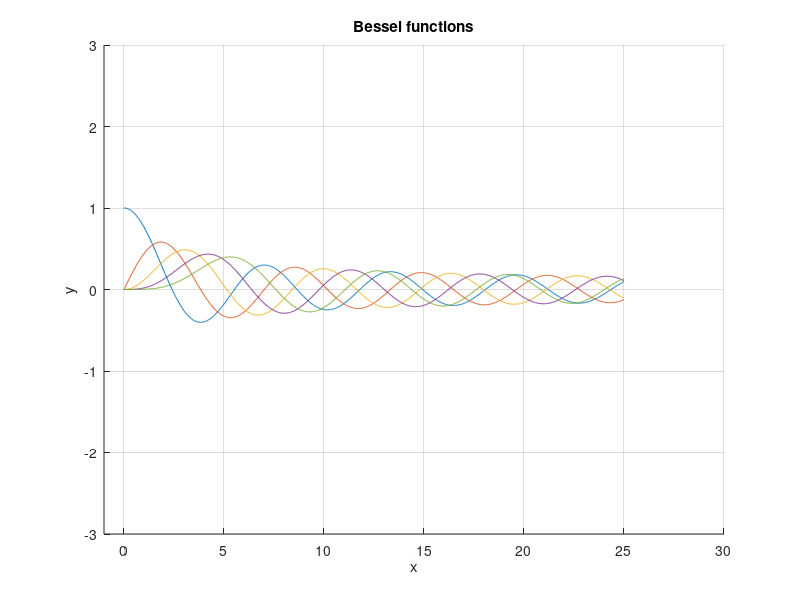

Source code (MATLAB):
clear all; close all; clc;

J = @(n, x) integral(@(theta) (1/pi).*cos(x.*sin(theta) - n.*theta), 0, pi);
xmax = 25;
max_n = 4;
max_zeros = 5;
X = linspace(0, xmax, 1000);
x0 = 0;
ZERO = zeros(max_n+1, max_zeros);

zeros_guess=[2.4,5.5,8.6,11.8,15;
             3.8,7,10,13,16.4;
             5.1,8.4,11.6,15,18;
             6,9.7,13,16,19.4;
             7.5,11,14,18,21;
             8.7,12,16,19,22];



figure; hold on; grid on; 

for n = 0:max_n
    Jn = @(x) J(n, x);
    for i = 1:max_zeros
        ZERO(n + 1, i) = fzero(Jn, zeros_guess(n+1, i));
    end
    Jn_values = arrayfun(@(x) Jn(x), X);
    plot(X, Jn_values, 'MarkerSize', 2);
end

axis([-1,30,-3,3])
xlabel('x');
ylabel('y');
title('Bessel functions');